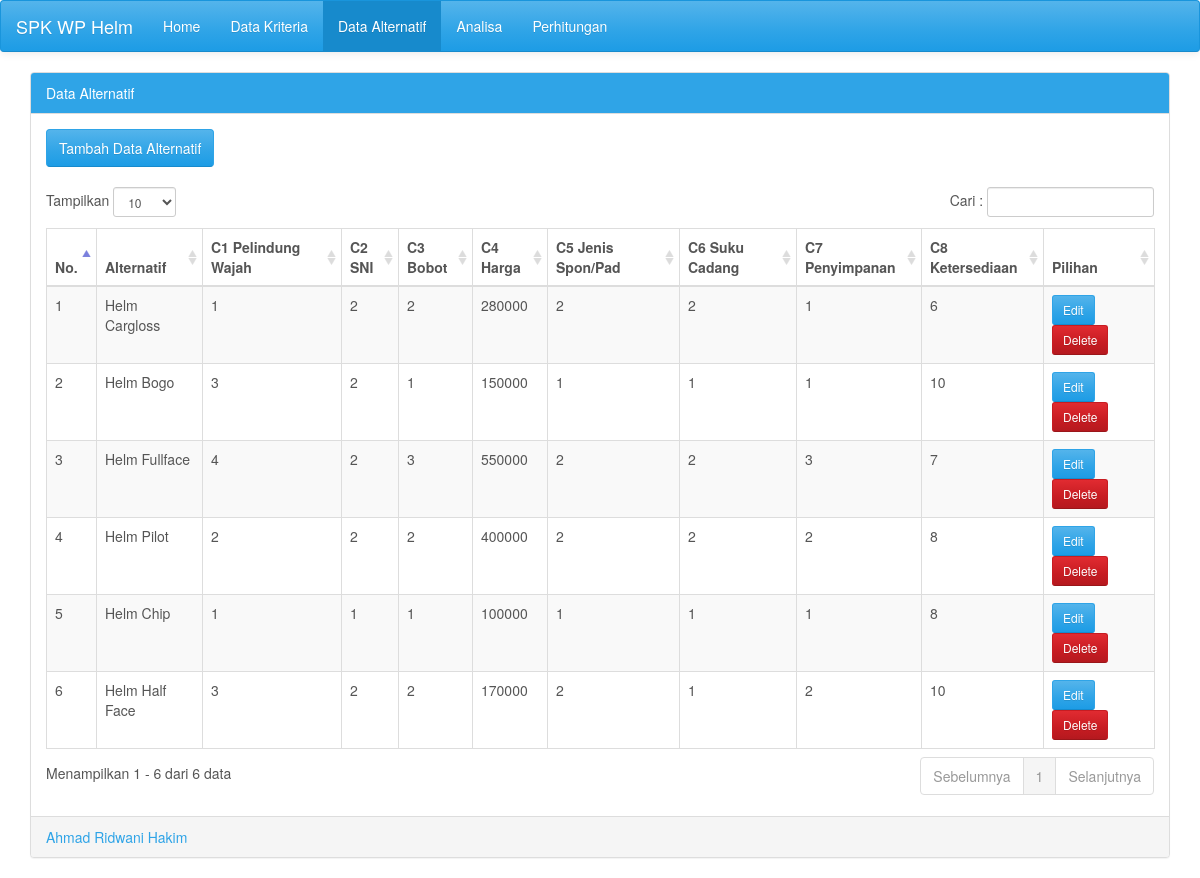
The page /alternatif.php on the database its author committed.
### tables this page shows
CREATE TABLE `alternatif` (
  `id_alternatif` int(20) NOT NULL,
  `alternatif` varchar(20) NOT NULL,
  `k1` varchar(20) NOT NULL,
  `k2` varchar(20) NOT NULL,
  `k3` varchar(20) NOT NULL,
  `k4` varchar(20) NOT NULL,
  `k5` varchar(20) NOT NULL,
  `k6` int(11) NOT NULL,
  `k7` int(11) NOT NULL,
  `k8` int(11) NOT NULL
);

### alternatif.php (the view, shortened to what this page needs)
<?php
	include('configdb.php');
?>
<!DOCTYPE html>
<html lang="en"><head><meta http-equiv="Content-Type" content="text/html; charset=UTF-8">
	<link href="ui/css/cerulean.min.css" rel="stylesheet">
	<link rel="stylesheet" type="text/css" href="ui/css/datatables/dataTables.bootstrap.css">
  </head>
  <body>
      <nav class="navbar navbar-default">
        <div class="container-fluid">
          <div class="navbar-header">
            <a class="navbar-brand" href="#"><?php echo $_SESSION['judul'];?></a>
          </div>
          <div id="navbar" class="navbar-collapse collapse">
            <ul class="nav navbar-nav">
              <li><a href="index.php">Home</a></li>
              <li><a href="kriteria.php">Data Kriteria</a></li>
              <li class="active"><a href="#">Data Alternatif</a></li>
			  <li><a href="analisa.php">Analisa</a></li>
              <li><a href="perhitungan.php">Perhitungan</a></li>
			</ul>
          </div>
        </div>
      </nav>
		<div class="container">
      <div class="panel panel-primary">
		  <div class="panel-heading">Data Alternatif</div>
						<?php
											$kriteria = $mysqli->query("select * from kriteria");
											$i=0;
											while ($row = $kriteria->fetch_assoc()) {
												@$k[$i] = $row["kriteria"];
												$i++;
											}
							$alternatif = $mysqli->query("select * from alternatif");
						?>
		  <div class="panel-body table-responsive">
			<a class='btn btn-primary' href='add-alternatif.php'> Tambah Data Alternatif</a><br /><br />
			<table id="example" class="table table-striped table-bordered table-hover" cellspacing="0" width="100%">
			<thead>
				<tr>
					<th>No.</th>
					<th>Alternatif</th>
					<th><?php echo ucwords($k[0]);?></th>
					<th><?php echo ucwords($k[1]);?></th>
					<th><?php echo ucwords($k[2]);?></th>
					<th><?php echo ucwords($k[3]);?></th>
					<th><?php echo ucwords($k[4]);?></th>
					<th><?php echo ucwords($k[5]);?></th>
					<th><?php echo ucwords($k[6]);?></th>
					<th><?php echo ucwords($k[7]);?></th>
					<th>Pilihan</th>
				</tr>
			</thead>
			<tbody>
										<?php
												$i = 1;
												while ($row = $alternatif->fetch_assoc()) {
													echo '<tr>';
													echo '<td>'.$i++.'</td>';
													echo '<td>'.ucwords($row["alternatif"]).'</td>';
													echo '<td>'.$row["k1"].'</td>';
													echo '<td>'.$row["k2"].'</td>';
													echo '<td>'.$row["k3"].'</td>';
													echo '<td>'.$row["k4"].'</td>';
													echo '<td>'.$row["k5"].'</td>';
													echo '<td>'.$row["k6"].'</td>';
													echo '<td>'.$row["k7"].'</td>';
													echo '<td>'.$row["k8"].'</td>';
													echo '<td>';
													?>
														  <a href="edit-alternatif.php?id=<?php echo $row['id_alternatif'];?>" class="btn btn-primary btn-sm"><i class="fa fa-pencil"></i> Edit</a>
														  <a href="del.php?id=<?php echo $row['id_alternatif'];?>" onClick="return confirm('Menghapus data ke-<?php echo $i-1;?> Alternatif <?php echo $row['alternatif'];?> ?');" class="btn btn-danger btn-sm"><i class="fa fa-times"></i> Delete</a></td>
													<?php
													echo '</tr>';
												}
										?>
			</tbody>
			</table>
		  </div>
		  <div class="panel-footer text-primary"><?php echo $_SESSION['by'];?><div class="pull-right"></div></div>
		</div>
    </div>
</body></html>

### rows shown on the page
alternatif: alternatif "Helm Cargloss", k1 "1", k2 "2", k3 "2", k4 "280000", k5 "2", k6 "2", k7 "1", k8 "6"
alternatif: alternatif "Helm Bogo", k1 "3", k2 "2", k3 "1", k4 "150000", k5 "1", k6 "1", k7 "1", k8 "10"
alternatif: alternatif "Helm Fullface", k1 "4", k2 "2", k3 "3", k4 "550000", k5 "2", k6 "2", k7 "3", k8 "7"
alternatif: alternatif "Helm Pilot", k1 "2", k2 "2", k3 "2", k4 "400000", k5 "2", k6 "2", k7 "2", k8 "8"
alternatif: alternatif "Helm Chip", k1 "1", k2 "1", k3 "1", k4 "100000", k5 "1", k6 "1", k7 "1", k8 "8"
alternatif: alternatif "Helm Half Face", k1 "3", k2 "2", k3 "2", k4 "170000", k5 "2", k6 "1", k7 "2", k8 "10"

### other values the page prints
$_SESSION['judul'] "SPK WP Helm"
$k[0] "C1 Pelindung Wajah"
$k[1] "C2 SNI"
$k[2] "C3 Bobot"
$k[3] "C4 Harga"
$k[4] "C5 Jenis Spon/Pad"
$k[5] "C6 Suku Cadang"
$k[6] "C7 Penyimpanan"
$k[7] "C8 Ketersediaan"
$_SESSION['by'] "Ahmad Ridwani Hakim"
